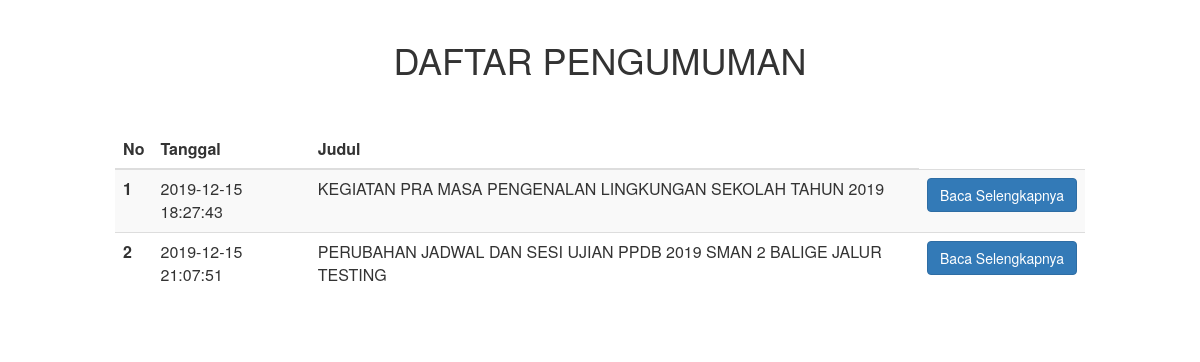
The app's page /daftar_pengumuman.php with its own data.
### tables this page shows
CREATE TABLE `pengumuman` (
  `id_pengumuman` int(20) NOT NULL,
  `title` varchar(500) NOT NULL,
  `descp` varchar(10000) DEFAULT NULL,
  `tanggal` datetime NOT NULL,
  `posting` varchar(20) NOT NULL,
  `kategori` varchar(20) NOT NULL
);

### daftar_pengumuman.php (the view, shortened to what this page needs)
<head>
	<link rel="stylesheet" href="https://maxcdn.bootstrapcdn.com/bootstrap/3.4.1/css/bootstrap.min.css">
</head>
<div class="container-fluid">
	<br>
	<center><p class="h1">DAFTAR PENGUMUMAN</p></center>
	<br>
	<br>
	<div class="row">
		<div class="col-md-1"></div>
		<div class="col-md-10">
			<table class="table table-striped">
				<thead class="thead-dark">
					<tr>
						<th scope="col">No</th>
						<th scope="col">Tanggal</th>
						<th scope="col">Judul</th>
					</tr>
				</thead>
				<tbody>
					<?php
					$query = "SELECT * FROM pengumuman ORDER BY id_pengumuman ASC";
					$show=mysql_query($query);
					$nomor=1;
					while ($result=mysql_fetch_array($show)) {
						?>
						<tr>
							<th scope="row"><?php echo $nomor;?></th>
							<td><?php echo $result['tanggal'];?></td>
							<td><?php echo $result['title'];?></td>
							<td><?php
							$id_pengumuman=$result['id_pengumuman'];
							?>
							<a class="btn btn-primary text-light" href="detail_pengumuman.php?id_pengumuman=<?php echo $id_pengumuman;?>">Baca Selengkapnya</a>
							</td>
						</tr>
						<?php
						$nomor++;
					}
					?>
</tbody>
			</table>
		</div>
		<div class="col-md-1"></div>
	</div>
	<br>
</div>

### records on screen
pengumuman: tanggal "2019-12-15 18:27:43", title "KEGIATAN PRA MASA PENGENALAN LINGKUNGAN SEKOLAH TAHUN 2019"
pengumuman: tanggal "2019-12-15 21:07:51", title "PERUBAHAN JADWAL DAN SESI UJIAN PPDB 2019 SMAN 2 BALIGE JALUR TESTING"
